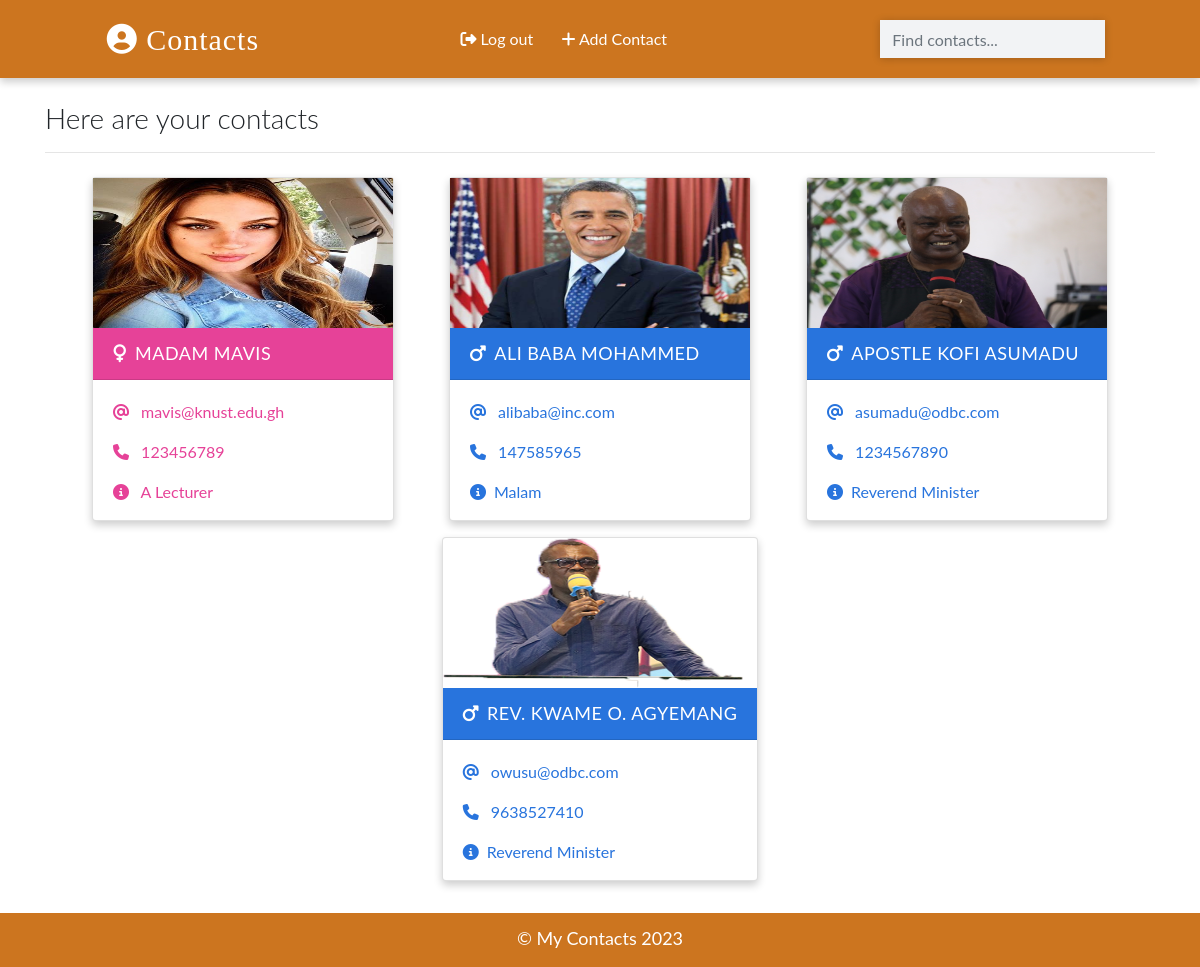
The app's page / (signed in) with its own data.
### app/models.py (models this page shows, shortened)
class Contact(models.Model):
    manager = models.ForeignKey(User, on_delete=models.CASCADE, default=None)
    name = models.CharField(max_length=50)
    email =  models.EmailField(max_length=254)
    phone = models.IntegerField()
    info = models.CharField(max_length=50)
    image = models.ImageField(upload_to='images/', blank=True)
    gender = models.CharField(max_length=50, choices=(
        ('male', 'Male'),
        ('female', 'Female'),
        ('other', 'Other'),
    ))
    date = models.DateTimeField(default=datetime.now)
    class Meta:
        ordering = ['-id']

### app/views.py (the view)
# urls.py: path('', views.HomePageView.as_view(), name='home'),
class HomePageView(LoginRequiredMixin ,ListView):
    template_name = 'index.html'
    model = Contact
    context_object_name = 'contacts'
    def get_queryset(self):
        contacts = super().get_queryset()
        return contacts.filter(manager = self.request.user)

### templates/index.html (shortened to what this page needs)
{% extends 'base.html' %}
{% load static %}
{% block content %}
   <div class="container">
    <h3 class="heading font-weight-light">Here are your contacts</h3>
    <hr />
  </div>
  <div class="container main-part">
    {% if contacts %}
      {% for contact in contacts %}
        {% include 'partials/_card.html' %}
      {% endfor %}
    {% else %}
    <p class="d-block font-weight-light my-2 heading">You have saved any contacts yet!!</p>
    {% endif %}
  </div>
{% endblock content %}

### templates/partials/_card.html
{% load static %}
{% if contact.gender == 'male' %}
          <div class="card my-2 mx-2 boy-card">
            <img src="
              {% if contact.image %}
                {{contact.image.url}}
              {% else %}
                {% static './images/boy.png' %}
              {% endif %}
            " class="img-fluid" />
            <div class="card-header">
              <a href="{% url 'detail' contact.id %}" class="text-white header-link"
                ><i class="fas fa-mars mr-2"></i>{{contact.name}}</a
              >
            </div>
            <div class="card-body pb-0">
              <p>
                <i class="fas fa-at mr-2"></i>
                <a href="mailto:{{contact.email}}">{{contact.email}}</a>
              </p>
              <p>
                <i class="fas fa-phone mr-2"></i>
                <a href="tel:{{contact.phone}}">{{contact.phone}}</a>
              </p>
              <p><i class="fas fa-info-circle mr-2"></i>{{contact.info}}</p>
            </div>
          </div>
        {% else %}
          <div class="card my-2 mx-2 girl-card">
            <img src="
            {% if contact.image %}
              {{contact.image.url}}
            {% else %}
            {% static './images/girl.png' %}
            {% endif %}
            " class="img-fluid" />
            <div class="card-header">
              <a href="{% url 'detail' contact.id %}" class="text-white header-link"
                ><i class="fas fa-venus mr-2"></i>{{contact.name}}</a
              >
            </div>
            <div class="card-body pb-0">
              <p>
                <i class="fas fa-at mr-2"></i>
                <a href="mailto:{{contact.email}}">{{contact.email}}</a>
              </p>
              <p>
                <i class="fas fa-phone mr-2"></i>
                <a href="tel:{{contact.phone}}">{{contact.phone}}</a>
              </p>
              <p><i class="fas fa-info-circle mr-2"></i> {{contact.info}}</p>
            </div>
          </div>
        {% endif %}

### static/css/main.css (style rules this page uses)
:root { --back: #cc751f !important; --girl: #e64298; --boy: #2874dd; }
body { font-family: Lato, sans-serif; }
.card { box-shadow: 0 4px 8px 0 rgba(0, 0, 0, 0.2); transition: 0.3s; min-width: 250px; box-sizing: border-box; }
img { width: 300px !important; height: 150px !important; }
.card-header { font-size: 18px; letter-spacing: 0.5px; text-transform: uppercase; }
.boy-card .card-header { background-color: var(--boy); }
.boy-card .card-body, .boy-card .card-body p a { color: var(--boy); }
.girl-card .card-header { background-color: var(--girl); }
.girl-card .card-body, .girl-card .card-body p a { color: var(--girl); }
.card-body p { cursor: pointer; }
.main-part { display: flex; flex-wrap: wrap; justify-content: space-evenly; }

### records on screen
Contact: image (picture), name "MADAM MAVIS", email "mavis@knust.edu.gh", phone "123456789", info "A Lecturer"
Contact: image (picture), name "ALI BABA MOHAMMED", email "alibaba@inc.com", phone "147585965", info "Malam"
Contact: image (picture), name "APOSTLE KOFI ASUMADU", email "asumadu@odbc.com", phone "1234567890", info "Reverend Minister"
Contact: image (picture), name "REV. KWAME O. AGYEMANG", email "owusu@odbc.com", phone "9638527410", info "Reverend Minister"
